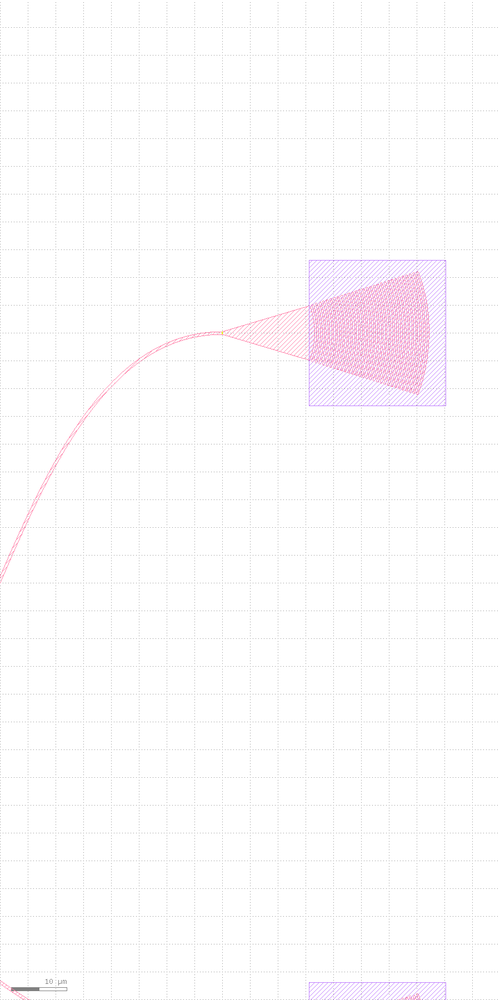
#> input picture assets/tutorials/gf-mzi/step-06-gcup-detail.png, 500 x 1000 px, shrunk from 900 x 1800 before the run, found by its file name
$ python annotate_detail.py
#> lines starting #> are read from the running program, lines starting #| are printed output that depends on the picture
"""Draw an orange highlight box + arrow on step-06-gcup-detail.png.

selection.set_box's highlight doesn't render in view.screenshot's static
output, so per CLAUDE.md we annotate with Pillow instead. The highlighted
point is grating_coupler_elliptical4_o1 (gc_up's fiber port) -- queried
live via port.list AFTER the post-drag reroute() call, at its NEW harvested
position (360.0, 100.0), orientation 180 -- proof the net table re-harvested
from the live (dragged) instance position rather than the script's original
placement.

step-06-gcup-detail.png was captured with an exact bbox_um clip:
    view.screenshot(bbox_um=[320.0, -20.0, 410.0, 160.0], width_px=900, height_px=1800)
The crop is 90 x 180 um mapped to 900 x 1800 px -- exactly 10 px/um on both
axes, so the um -> pixel mapping is linear with no letterboxing:
    pixel_x = (um_x - 320) * 10
    pixel_y = (160 - um_y) * 10

Run with --out-dir pointing at the SAME directory draw_gf_mzi_tutorial.py
wrote into (its default matches this script's default).
"""
import argparse
from pathlib import Path

from PIL import Image, ImageDraw

REPO_ROOT = Path(__file__).resolve().parents[3]
DEFAULT_OUT = REPO_ROOT / "test_outputs" / "tutorial_capture" / "gf_mzi_module"

BBOX_UM = (320.0, -20.0, 410.0, 160.0)
PX_PER_UM = 10.0
ORANGE = (230, 126, 34, 255)

# grating_coupler_elliptical4_o1 (gc_up's fiber port), live-harvested AFTER
# the post-drag reroute -- from port.list, NOT the script's original (360,30).
PORT_UM = (360.0, 100.0)


def _parse_args():
    parser = argparse.ArgumentParser(description=__doc__)
    parser.add_argument(
        "--out-dir",
        default=str(DEFAULT_OUT),
        help="Directory holding step-06-gcup-detail.png (default: %(default)s)",
    )
    return parser.parse_args()


def um_to_px(x_um, y_um):
    x0, y0, x1, y1 = BBOX_UM
    return (
        (x_um - x0) * PX_PER_UM,
        (y1 - y_um) * PX_PER_UM,  # image y grows downward, layout y grows upward
    )


def main():
    args = _parse_args()
    out_dir = Path(args.out_dir)
    src = out_dir / "step-06-gcup-detail.png"
    dst = out_dir / "step-06-gcup-detail-annotated.png"

    im = Image.open(src).convert("RGB")
#> im is the input picture: PIL image 500x1000 RGB; mean R, G, B 253.2, 251.7, 252.9
    draw = ImageDraw.Draw(im)

    cx, cy = um_to_px(*PORT_UM)
    pad = 45
    box = (cx - pad, cy - pad, cx + pad, cy + pad)
    draw.rectangle(box, outline=ORANGE, width=5)

    # Short arrow from lower-left, pointing at the box's bottom-left corner.
    tip = (box[0] - 8, box[3] + 8)
    tail = (tip[0] - 160, tip[1] + 160)
    draw.line([tail, tip], fill=ORANGE, width=4)
    import math
    ang = math.atan2(tip[1] - tail[1], tip[0] - tail[0])
    for da in (0.5, -0.5):
        a = ang + math.pi - da
        head = (tip[0] + 20 * math.cos(a), tip[1] + 20 * math.sin(a))
        draw.line([tip, head], fill=ORANGE, width=4)

    im.save(dst)
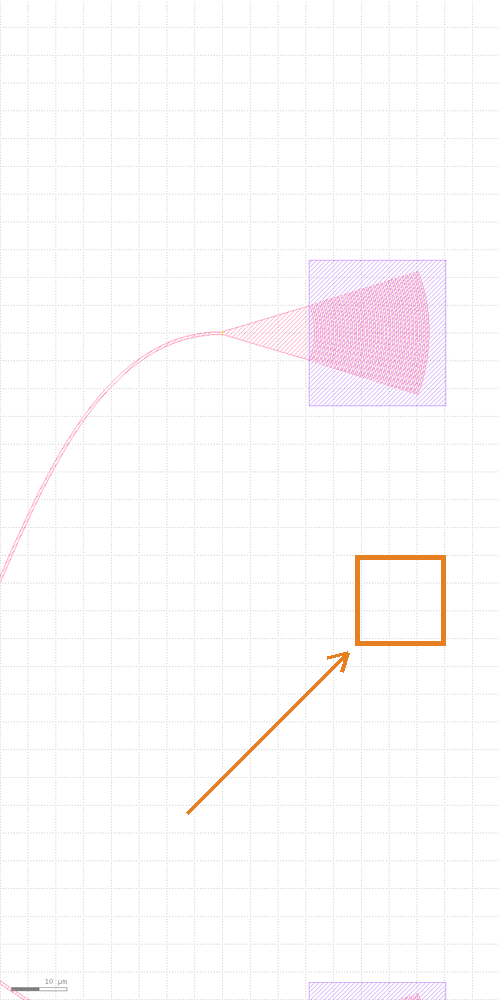
#> saved as step-06-gcup-detail-annotated.png: PIL image 500x1000 RGB; mean R, G, B 253.1, 251, 251.7
    print("saved", dst)


if __name__ == "__main__":
    main()

$ run again, with assets/tutorials/gf-mzi/step-02-placed.png copied over assets/tutorials/gf-mzi/step-06-gcup-detail.png
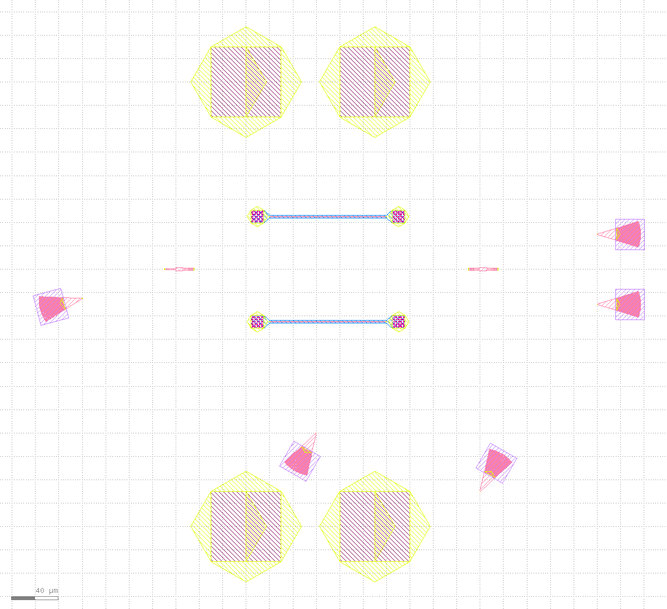
#> input picture assets/tutorials/gf-mzi/step-02-placed.png, 667 x 609 px, shrunk from 1200 x 1096 before the run, found by its file name
#> in main, im is the input picture: PIL image 667x609 RGB; mean R, G, B 251.6, 250.1, 249
#> in main, `im.save(dst)`:
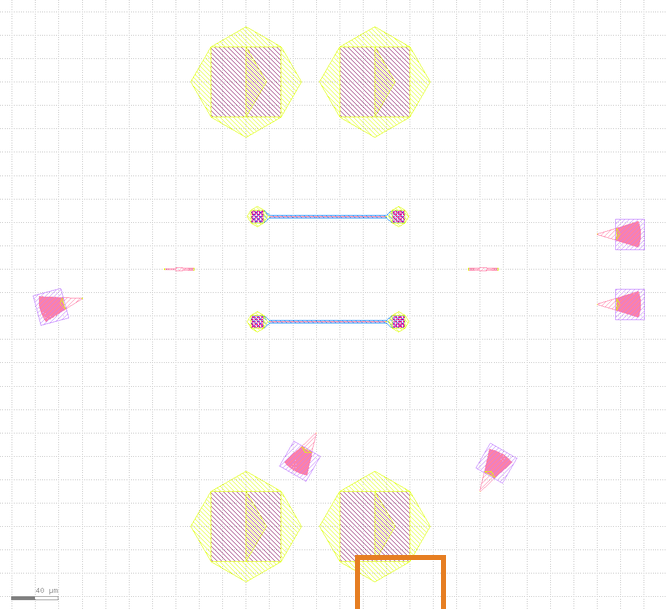
#> saved as step-06-gcup-detail-annotated.png: PIL image 667x609 RGB; mean R, G, B 251.6, 249.8, 248.5
